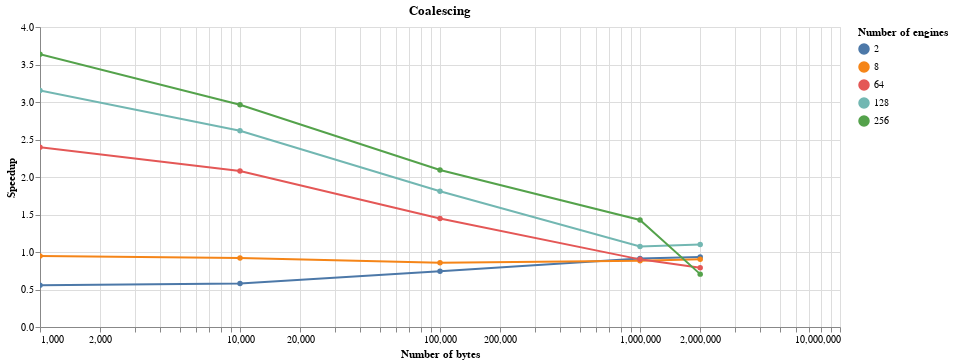
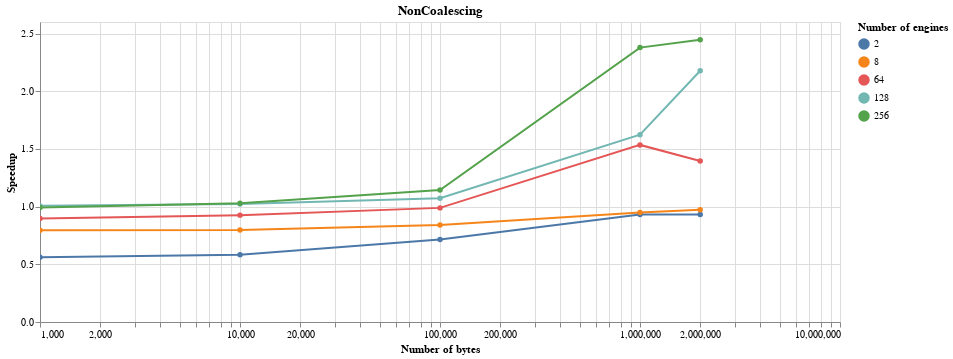

Here is the notebook cell these charts were saved with, in order:
### Code cell
display(Markdown(f'## Results for duration[DirectView]/duration[scheduler]'))
for delay in data['Delay'].unique():    
    display(Markdown(f'### With a delay of {delay}'))
    for scheduler_name in data[data['Delay'] == delay]['Scheduler name'].unique():
        if scheduler_name == 'DirectView':
            continue
        alt.Chart(data[(data['Delay'] == delay) & (data['Scheduler name'] == scheduler_name)]).mark_line(point=True).encode(
            alt.X(
                'Number of bytes',
                scale=alt.Scale(type='log')
            ),
            alt.Y(
                'Speedup',
            ),
            color='Number of engines:N',
            tooltip='Duration in ms',
    
        ).properties(title=scheduler_name, width=800).interactive().display(renderer='svg')

### Figure 1 — Vega-Lite specification as saved in the notebook (floating-point values rounded to 4 significant figures)
{"$schema": "https://vega.github.io/schema/vega-lite/v3.4.0.json", "config": {"mark": {"tooltip": null}, "view": {"height": 300, "width": 400}}, "data": {"name": "data-8c265fd64a3561be412873cb7e6e176a"}, "datasets": {"data-8c265fd64a3561be412873cb7e6e176a": [{"Delay": 0, "Duration in ms": 8.69, "Number of bytes": 1000, "Number of engines": 2, "Scheduler name": "Coalescing", "Speedup": 0.5558}, {"Delay": 0, "Duration in ms": 9.68, "Number of bytes": 10000, "Number of engines": 2, "Scheduler name": "Coalescing", "Speedup": 0.5795}, {"Delay": 0, "Duration in ms": 16.97, "Number of bytes": 100000, "Number of engines": 2, "Scheduler name": "Coalescing", "Speedup": 0.7443}, {"Delay": 0, "Duration in ms": 88.53, "Number of bytes": 1000000, "Number of engines": 2, "Scheduler name": "Coalescing", "Speedup": 0.9145}, {"Delay": 0, "Duration in ms": 167.2, "Number of bytes": 2000000, "Number of engines": 2, "Scheduler name": "Coalescing", "Speedup": 0.9346}, {"Delay": 0, "Duration in ms": 9.58, "Number of bytes": 1000, "Number of engines": 8, "Scheduler name": "Coalescing", "Speedup": 0.9468}, {"Delay": 0, "Duration in ms": 10.75, "Number of bytes": 10000, "Number of engines": 8, "Scheduler name": "Coalescing", "Speedup": 0.92}, {"Delay": 0, "Duration in ms": 19.54, "Number of bytes": 100000, "Number of engines": 8, "Scheduler name": "Coalescing", "Speedup": 0.8557}, {"Delay": 0, "Duration in ms": 101.3, "Number of bytes": 1000000, "Number of engines": 8, "Scheduler name": "Coalescing", "Speedup": 0.8829}, {"Delay": 0, "Duration in ms": 193.7, "Number of bytes": 2000000, "Number of engines": 8, "Scheduler name": "Coalescing", "Speedup": 0.9027}, {"Delay": 0, "Duration in ms": 17.22, "Number of bytes": 1000, "Number of engines": 64, "Scheduler name": "Coalescing", "Speedup": 2.398}, {"Delay": 0, "Duration in ms": 20.95, "Number of bytes": 10000, "Number of engines": 64, "Scheduler name": "Coalescing", "Speedup": 2.079}, {"Delay": 0, "Duration in ms": 38.13, "Number of bytes": 100000, "Number of engines": 64, "Scheduler name": "Coalescing", "Speedup": 1.447}, {"Delay": 0, "Duration in ms": 248.3, "Number of bytes": 1000000, "Number of engines": 64, "Scheduler name": "Coalescing", "Speedup": 0.9019}, {"Delay": 0, "Duration in ms": 489.0, "Number of bytes": 2000000, "Number of engines": 64, "Scheduler name": "Coalescing", "Speedup": 0.7901}, {"Delay": 0, "Duration in ms": 26.13, "Number of bytes": 1000, "Number of engines": 128, "Scheduler name": "Coalescing", "Speedup": 3.153}, {"Delay": 0, "Duration in ms": 33.18, "Number of bytes": 10000, "Number of engines": 128, "Scheduler name": "Coalescing", "Speedup": 2.618}, {"Delay": 0, "Duration in ms": 55.29, "Number of bytes": 100000, "Number of engines": 128, "Scheduler name": "Coalescing", "Speedup": 1.809}, {"Delay": 0, "Duration in ms": 324.0, "Number of bytes": 1000000, "Number of engines": 128, "Scheduler name": "Coalescing", "Speedup": 1.074}, {"Delay": 0, "Duration in ms": 838.5, "Number of bytes": 2000000, "Number of engines": 128, "Scheduler name": "Coalescing", "Speedup": 1.1}, {"Delay": 0, "Duration in ms": 43.95, "Number of bytes": 1000, "Number of engines": 256, "Scheduler name": "Coalescing", "Speedup": 3.638}, {"Delay": 0, "Duration in ms": 55.73, "Number of bytes": 10000, "Number of engines": 256, "Scheduler name": "Coalescing", "Speedup": 2.964}, {"Delay": 0, "Duration in ms": 95.34, "Number of bytes": 100000, "Number of engines": 256, "Scheduler name": "Coalescing", "Speedup": 2.094}, {"Delay": 0, "Duration in ms": 561.7, "Number of bytes": 1000000, "Number of engines": 256, "Scheduler name": "Coalescing", "Speedup": 1.428}, {"Delay": 0, "Duration in ms": 2359.0, "Number of bytes": 2000000, "Number of engines": 256, "Scheduler name": "Coalescing", "Speedup": 0.705}]}, "encoding": {"color": {"field": "Number of engines", "type": "nominal"}, "tooltip": {"field": "Duration in ms", "type": "quantitative"}, "x": {"field": "Number of bytes", "scale": {"type": "log"}, "type": "quantitative"}, "y": {"field": "Speedup", "type": "quantitative"}}, "mark": {"point": true, "type": "line"}, "selection": {"selector007": {"bind": "scales", "encodings": ["x", "y"], "type": "interval"}}, "title": "Coalescing", "width": 800}

### Figure 2 — Vega-Lite specification as saved in the notebook (floating-point values rounded to 4 significant figures)
{"$schema": "https://vega.github.io/schema/vega-lite/v3.4.0.json", "config": {"mark": {"tooltip": null}, "view": {"height": 300, "width": 400}}, "data": {"name": "data-e8d3bcd88ecd63a66028859012cc3cbb"}, "datasets": {"data-e8d3bcd88ecd63a66028859012cc3cbb": [{"Delay": 0, "Duration in ms": 8.62, "Number of bytes": 1000, "Number of engines": 2, "Scheduler name": "NonCoalescing", "Speedup": 0.5603}, {"Delay": 0, "Duration in ms": 9.62, "Number of bytes": 10000, "Number of engines": 2, "Scheduler name": "NonCoalescing", "Speedup": 0.5832}, {"Delay": 0, "Duration in ms": 17.66, "Number of bytes": 100000, "Number of engines": 2, "Scheduler name": "NonCoalescing", "Speedup": 0.7152}, {"Delay": 0, "Duration in ms": 86.96, "Number of bytes": 1000000, "Number of engines": 2, "Scheduler name": "NonCoalescing", "Speedup": 0.931}, {"Delay": 0, "Duration in ms": 167.7, "Number of bytes": 2000000, "Number of engines": 2, "Scheduler name": "NonCoalescing", "Speedup": 0.9322}, {"Delay": 0, "Duration in ms": 11.42, "Number of bytes": 1000, "Number of engines": 8, "Scheduler name": "NonCoalescing", "Speedup": 0.7942}, {"Delay": 0, "Duration in ms": 12.4, "Number of bytes": 10000, "Number of engines": 8, "Scheduler name": "NonCoalescing", "Speedup": 0.7976}, {"Delay": 0, "Duration in ms": 19.87, "Number of bytes": 100000, "Number of engines": 8, "Scheduler name": "NonCoalescing", "Speedup": 0.8415}, {"Delay": 0, "Duration in ms": 94.3, "Number of bytes": 1000000, "Number of engines": 8, "Scheduler name": "NonCoalescing", "Speedup": 0.948}, {"Delay": 0, "Duration in ms": 179.6, "Number of bytes": 2000000, "Number of engines": 8, "Scheduler name": "NonCoalescing", "Speedup": 0.9735}, {"Delay": 0, "Duration in ms": 46.08, "Number of bytes": 1000, "Number of engines": 64, "Scheduler name": "NonCoalescing", "Speedup": 0.8961}, {"Delay": 0, "Duration in ms": 47.02, "Number of bytes": 10000, "Number of engines": 64, "Scheduler name": "NonCoalescing", "Speedup": 0.9262}, {"Delay": 0, "Duration in ms": 55.78, "Number of bytes": 100000, "Number of engines": 64, "Scheduler name": "NonCoalescing", "Speedup": 0.9891}, {"Delay": 0, "Duration in ms": 145.9, "Number of bytes": 1000000, "Number of engines": 64, "Scheduler name": "NonCoalescing", "Speedup": 1.535}, {"Delay": 0, "Duration in ms": 277.0, "Number of bytes": 2000000, "Number of engines": 64, "Scheduler name": "NonCoalescing", "Speedup": 1.395}, {"Delay": 0, "Duration in ms": 81.87, "Number of bytes": 1000, "Number of engines": 128, "Scheduler name": "NonCoalescing", "Speedup": 1.006}, {"Delay": 0, "Duration in ms": 84.86, "Number of bytes": 10000, "Number of engines": 128, "Scheduler name": "NonCoalescing", "Speedup": 1.023}, {"Delay": 0, "Duration in ms": 93.24, "Number of bytes": 100000, "Number of engines": 128, "Scheduler name": "NonCoalescing", "Speedup": 1.073}, {"Delay": 0, "Duration in ms": 214.5, "Number of bytes": 1000000, "Number of engines": 128, "Scheduler name": "NonCoalescing", "Speedup": 1.623}, {"Delay": 0, "Duration in ms": 423.6, "Number of bytes": 2000000, "Number of engines": 128, "Scheduler name": "NonCoalescing", "Speedup": 2.178}, {"Delay": 0, "Duration in ms": 161.0, "Number of bytes": 1000, "Number of engines": 256, "Scheduler name": "NonCoalescing", "Speedup": 0.9929}, {"Delay": 0, "Duration in ms": 160.6, "Number of bytes": 10000, "Number of engines": 256, "Scheduler name": "NonCoalescing", "Speedup": 1.029}, {"Delay": 0, "Duration in ms": 174.6, "Number of bytes": 100000, "Number of engines": 256, "Scheduler name": "NonCoalescing", "Speedup": 1.144}, {"Delay": 0, "Duration in ms": 337.2, "Number of bytes": 1000000, "Number of engines": 256, "Scheduler name": "NonCoalescing", "Speedup": 2.378}, {"Delay": 0, "Duration in ms": 679.8, "Number of bytes": 2000000, "Number of engines": 256, "Scheduler name": "NonCoalescing", "Speedup": 2.446}]}, "encoding": {"color": {"field": "Number of engines", "type": "nominal"}, "tooltip": {"field": "Duration in ms", "type": "quantitative"}, "x": {"field": "Number of bytes", "scale": {"type": "log"}, "type": "quantitative"}, "y": {"field": "Speedup", "type": "quantitative"}}, "mark": {"point": true, "type": "line"}, "selection": {"selector008": {"bind": "scales", "encodings": ["x", "y"], "type": "interval"}}, "title": "NonCoalescing", "width": 800}
